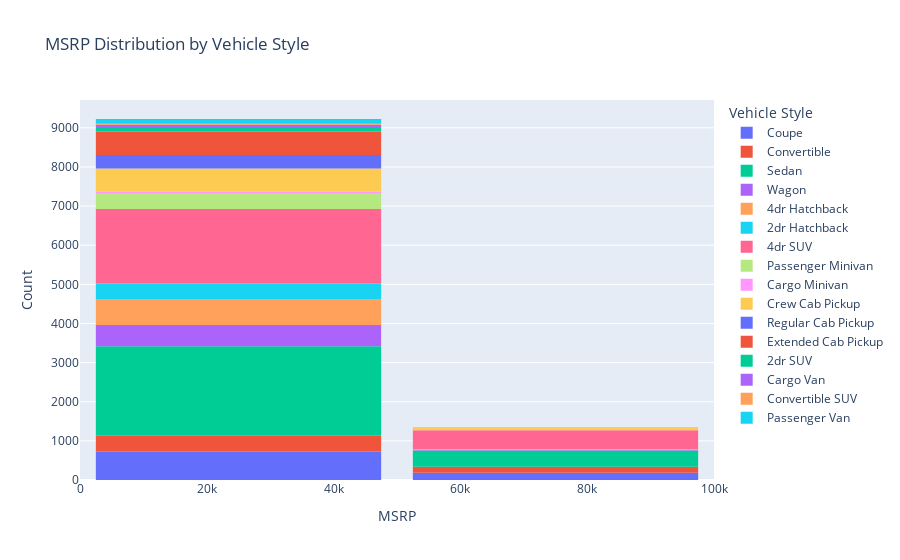

Notebook code cell kept with this figure:
### Markdown cell above
#### Multivariate

### Code cell
fig = px.histogram(df, x='MSRP', color='Vehicle Style', nbins=100, 
                title="MSRP Distribution by Vehicle Style")
fig.update_layout(bargap=0.1, xaxis_title="MSRP", yaxis_title="Count", 
                xaxis=dict(range=[0, 100000]))  # Set x-axis limit to focus on lower values
fig.show()

### Figure 1 — Plotly figure (JSON) as saved in the notebook; plotly's stock layout.template omitted (floating-point values rounded to 4 significant figures; data arrays with more than 128 entries replaced by an {"elided": "..."} marker saying what was removed)
{"data": [{"alignmentgroup": "True", "bingroup": "x", "hovertemplate": "Vehicle Style=Coupe<br>MSRP=%{x}<br>count=%{y}<extra></extra>", "legendgroup": "Coupe", "marker": {"color": "#636efa", "pattern": {"shape": ""}}, "name": "Coupe", "nbinsx": 100, "offsetgroup": "Coupe", "orientation": "v", "showlegend": true, "type": "histogram", "x": {"elided": "1175 int values"}, "xaxis": "x", "yaxis": "y"}, {"alignmentgroup": "True", "bingroup": "x", "hovertemplate": "Vehicle Style=Convertible<br>MSRP=%{x}<br>count=%{y}<extra></extra>", "legendgroup": "Convertible", "marker": {"color": "#EF553B", "pattern": {"shape": ""}}, "name": "Convertible", "nbinsx": 100, "offsetgroup": "Convertible", "orientation": "v", "showlegend": true, "type": "histogram", "x": {"elided": "741 int values"}, "xaxis": "x", "yaxis": "y"}, {"alignmentgroup": "True", "bingroup": "x", "hovertemplate": "Vehicle Style=Sedan<br>MSRP=%{x}<br>count=%{y}<extra></extra>", "legendgroup": "Sedan", "marker": {"color": "#00cc96", "pattern": {"shape": ""}}, "name": "Sedan", "nbinsx": 100, "offsetgroup": "Sedan", "orientation": "v", "showlegend": true, "type": "histogram", "x": {"elided": "2843 int values"}, "xaxis": "x", "yaxis": "y"}, {"alignmentgroup": "True", "bingroup": "x", "hovertemplate": "Vehicle Style=Wagon<br>MSRP=%{x}<br>count=%{y}<extra></extra>", "legendgroup": "Wagon", "marker": {"color": "#ab63fa", "pattern": {"shape": ""}}, "name": "Wagon", "nbinsx": 100, "offsetgroup": "Wagon", "orientation": "v", "showlegend": true, "type": "histogram", "x": {"elided": "562 int values"}, "xaxis": "x", "yaxis": "y"}, {"alignmentgroup": "True", "bingroup": "x", "hovertemplate": "Vehicle Style=4dr Hatchback<br>MSRP=%{x}<br>count=%{y}<extra></extra>", "legendgroup": "4dr Hatchback", "marker": {"color": "#FFA15A", "pattern": {"shape": ""}}, "name": "4dr Hatchback", "nbinsx": 100, "offsetgroup": "4dr Hatchback", "orientation": "v", "showlegend": true, "type": "histogram", "x": {"elided": "663 int values"}, "xaxis": "x", "yaxis": "y"}, {"alignmentgroup": "True", "bingroup": "x", "hovertemplate": "Vehicle Style=2dr Hatchback<br>MSRP=%{x}<br>count=%{y}<extra></extra>", "legendgroup": "2dr Hatchback", "marker": {"color": "#19d3f3", "pattern": {"shape": ""}}, "name": "2dr Hatchback", "nbinsx": 100, "offsetgroup": "2dr Hatchback", "orientation": "v", "showlegend": true, "type": "histogram", "x": {"elided": "412 int values"}, "xaxis": "x", "yaxis": "y"}, {"alignmentgroup": "True", "bingroup": "x", "hovertemplate": "Vehicle Style=4dr SUV<br>MSRP=%{x}<br>count=%{y}<extra></extra>", "legendgroup": "4dr SUV", "marker": {"color": "#FF6692", "pattern": {"shape": ""}}, "name": "4dr SUV", "nbinsx": 100, "offsetgroup": "4dr SUV", "orientation": "v", "showlegend": true, "type": "histogram", "x": {"elided": "2434 int values"}, "xaxis": "x", "yaxis": "y"}, {"alignmentgroup": "True", "bingroup": "x", "hovertemplate": "Vehicle Style=Passenger Minivan<br>MSRP=%{x}<br>count=%{y}<extra></extra>", "legendgroup": "Passenger Minivan", "marker": {"color": "#B6E880", "pattern": {"shape": ""}}, "name": "Passenger Minivan", "nbinsx": 100, "offsetgroup": "Passenger Minivan", "orientation": "v", "showlegend": true, "type": "histogram", "x": {"elided": "389 int values"}, "xaxis": "x", "yaxis": "y"}, {"alignmentgroup": "True", "bingroup": "x", "hovertemplate": "Vehicle Style=Cargo Minivan<br>MSRP=%{x}<br>count=%{y}<extra></extra>", "legendgroup": "Cargo Minivan", "marker": {"color": "#FF97FF", "pattern": {"shape": ""}}, "name": "Cargo Minivan", "nbinsx": 100, "offsetgroup": "Cargo Minivan", "orientation": "v", "showlegend": true, "type": "histogram", "x": [2000, 2000, 2000, 22050, 24450, 25195, 22695, 22930, 25430, 19835, 20130, 20555, 23515, 21955, 23515, 21955, 22405, 23515, 21630, 19650, 19700, 2000, 2000, 2000, 28950, 21710, 20720, 21760, 20870, 22230, 21330, 24450, 22050, 22695, 25195, 22930, 25430, 23330, 22330, 23855, 24855, 22675, 24200, 23675, 25200, 23900, 24425, 25425, 22900, 21150, 22105, 23080, 2000, 22440, 22600, 23165, 20220, 20585, 21075], "xaxis": "x", "yaxis": "y"}, {"alignmentgroup": "True", "bingroup": "x", "hovertemplate": "Vehicle Style=Crew Cab Pickup<br>MSRP=%{x}<br>count=%{y}<extra></extra>", "legendgroup": "Crew Cab Pickup", "marker": {"color": "#FECB52", "pattern": {"shape": ""}}, "name": "Crew Cab Pickup", "nbinsx": 100, "offsetgroup": "Crew Cab Pickup", "orientation": "v", "showlegend": true, "type": "histogram", "x": {"elided": "655 int values"}, "xaxis": "x", "yaxis": "y"}, {"alignmentgroup": "True", "bingroup": "x", "hovertemplate": "Vehicle Style=Regular Cab Pickup<br>MSRP=%{x}<br>count=%{y}<extra></extra>", "legendgroup": "Regular Cab Pickup", "marker": {"color": "#636efa", "pattern": {"shape": ""}}, "name": "Regular Cab Pickup", "nbinsx": 100, "offsetgroup": "Regular Cab Pickup", "orientation": "v", "showlegend": true, "type": "histogram", "x": {"elided": "345 int values"}, "xaxis": "x", "yaxis": "y"}, {"alignmentgroup": "True", "bingroup": "x", "hovertemplate": "Vehicle Style=Extended Cab Pickup<br>MSRP=%{x}<br>count=%{y}<extra></extra>", "legendgroup": "Extended Cab Pickup", "marker": {"color": "#EF553B", "pattern": {"shape": ""}}, "name": "Extended Cab Pickup", "nbinsx": 100, "offsetgroup": "Extended Cab Pickup", "orientation": "v", "showlegend": true, "type": "histogram", "x": {"elided": "597 int values"}, "xaxis": "x", "yaxis": "y"}, {"alignmentgroup": "True", "bingroup": "x", "hovertemplate": "Vehicle Style=2dr SUV<br>MSRP=%{x}<br>count=%{y}<extra></extra>", "legendgroup": "2dr SUV", "marker": {"color": "#00cc96", "pattern": {"shape": ""}}, "name": "2dr SUV", "nbinsx": 100, "offsetgroup": "2dr SUV", "orientation": "v", "showlegend": true, "type": "histogram", "x": [20745, 23745, 22845, 24055, 23255, 21055, 24305, 21305, 2000, 2000, 2308, 2585, 2396, 2620, 2872, 2474, 2774, 2996, 3248, 27736, 30709, 39669, 24055, 21035, 24615, 24240, 21220, 26075, 22265, 23055, 27780, 25285, 23835, 25565, 22545, 25595, 28760, 24890, 26915, 21870, 26370, 26330, 26830, 2347, 2182, 2317, 2038, 2407, 2463, 2322, 2578, 22270, 25170, 19270, 22170, 2000, 2000, 2000, 2000, 2000, 2000, 2000, 2000, 2000, 2000, 2000, 2000, 57600, 45100, 49900, 46675, 53775, 45700, 2000, 2000, 2000, 2000, 2000, 2000, 2000, 2000, 2000, 2000, 5895, 6890, 2000, 2000, 2000, 2000, 2000, 2000], "xaxis": "x", "yaxis": "y"}, {"alignmentgroup": "True", "bingroup": "x", "hovertemplate": "Vehicle Style=Cargo Van<br>MSRP=%{x}<br>count=%{y}<extra></extra>", "legendgroup": "Cargo Van", "marker": {"color": "#ab63fa", "pattern": {"shape": ""}}, "name": "Cargo Van", "nbinsx": 100, "offsetgroup": "Cargo Van", "orientation": "v", "showlegend": true, "type": "histogram", "x": [2000, 2000, 2000, 2000, 2050, 2052, 2116, 2000, 2000, 2079, 2000, 2000, 2000, 2000, 2080, 2107, 31460, 26630, 27630, 28985, 27840, 30560, 27325, 31485, 30145, 28785, 28540, 32385, 28600, 32760, 30060, 31420, 33660, 29815, 32760, 27710, 20240, 18740, 18695, 22305, 20850, 22885, 21430, 19275, 20820, 19320, 22190, 20035, 20080, 23645, 21580, 2245, 2034, 2239, 2000, 2316, 2118, 2041, 2237, 2348, 2320, 2422, 2087, 29215, 32760, 33420, 27710, 32535, 31075, 32875, 31415, 29555, 33760, 32455, 33915, 34800, 30595, 2000, 2000, 2000, 2000, 2000, 2000, 2000], "xaxis": "x", "yaxis": "y"}, {"alignmentgroup": "True", "bingroup": "x", "hovertemplate": "Vehicle Style=Convertible SUV<br>MSRP=%{x}<br>count=%{y}<extra></extra>", "legendgroup": "Convertible SUV", "marker": {"color": "#FFA15A", "pattern": {"shape": ""}}, "name": "Convertible SUV", "nbinsx": 100, "offsetgroup": "Convertible SUV", "orientation": "v", "showlegend": true, "type": "histogram", "x": [36931, 44540, 44540, 41995, 57700, 51100, 2000, 2000, 2000, 2000, 2000, 2000, 2000, 2000, 2000, 2000, 19060, 17200, 16100, 17730, 16630, 19580, 16599, 17999, 16999, 15999, 16999, 15599], "xaxis": "x", "yaxis": "y"}, {"alignmentgroup": "True", "bingroup": "x", "hovertemplate": "Vehicle Style=Passenger Van<br>MSRP=%{x}<br>count=%{y}<extra></extra>", "legendgroup": "Passenger Van", "marker": {"color": "#19d3f3", "pattern": {"shape": ""}}, "name": "Passenger Van", "nbinsx": 100, "offsetgroup": "Passenger Van", "orientation": "v", "showlegend": true, "type": "histogram", "x": [2000, 2000, 2000, 2123, 2074, 2301, 2256, 2169, 28760, 34320, 35620, 34160, 31200, 31855, 35245, 36545, 32785, 35085, 29455, 31900, 32675, 37320, 36020, 35860, 33560, 30230, 34525, 34160, 30970, 36030, 31865, 32190, 34485, 35915, 36700, 36355, 34015, 37500, 32990, 35285, 36715, 34815, 37155, 2000, 2000, 2000, 2000, 2326, 2332, 23360, 21345, 21345, 30970, 36030, 31865, 34525, 34160, 36355, 34015, 35915, 36700, 32190, 34485, 32990, 37155, 37500, 35285, 36715, 34815, 2000, 2000, 2000, 2000, 35430, 40830, 36070, 33920, 39080, 33770, 43795, 42295, 32270, 37420, 37580, 37570, 33930, 32420, 35920, 39330, 36825, 39580, 34635, 39735, 36975, 34470, 41030, 34620, 38270, 33325, 38285, 33175, 43995, 35930, 38120, 42700, 34515, 38015, 34365, 35810, 39310, 40770, 42075, 43370, 37120, 39475, 35660, 35825, 42220, 39460, 38165, 40925], "xaxis": "x", "yaxis": "y"}], "layout": {"bargap": 0.1, "barmode": "relative", "legend": {"title": {"text": "Vehicle Style"}, "tracegroupgap": 0}, "title": {"text": "MSRP Distribution by Vehicle Style"}, "xaxis": {"anchor": "y", "domain": [0, 1], "range": [0, 100000], "title": {"text": "MSRP"}}, "yaxis": {"anchor": "x", "domain": [0, 1], "title": {"text": "Count"}}}}
